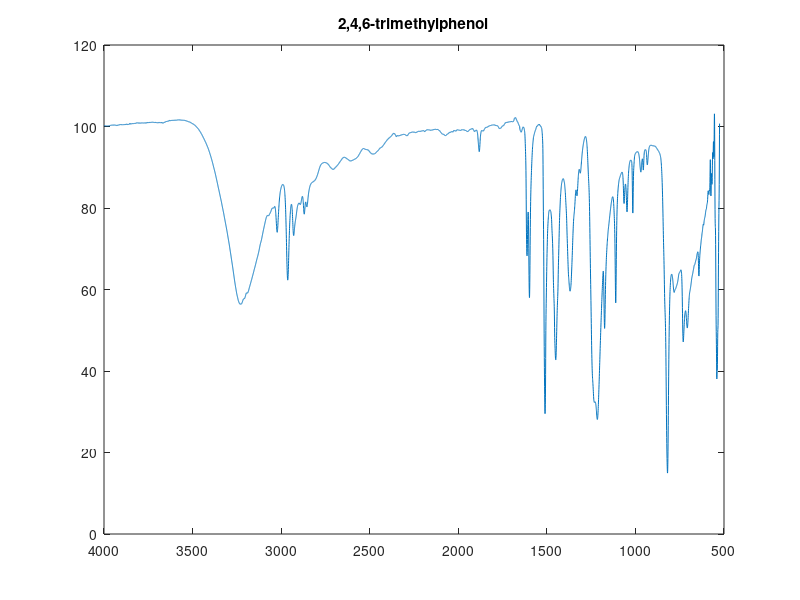
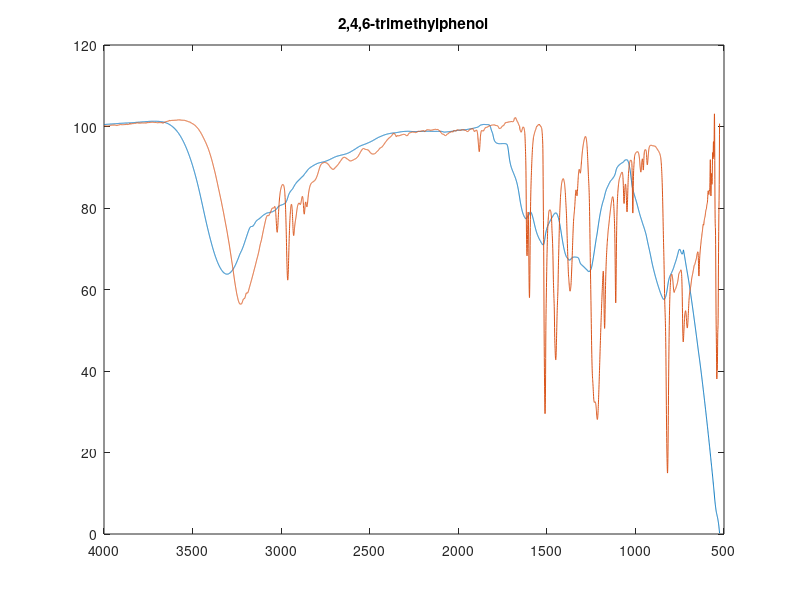
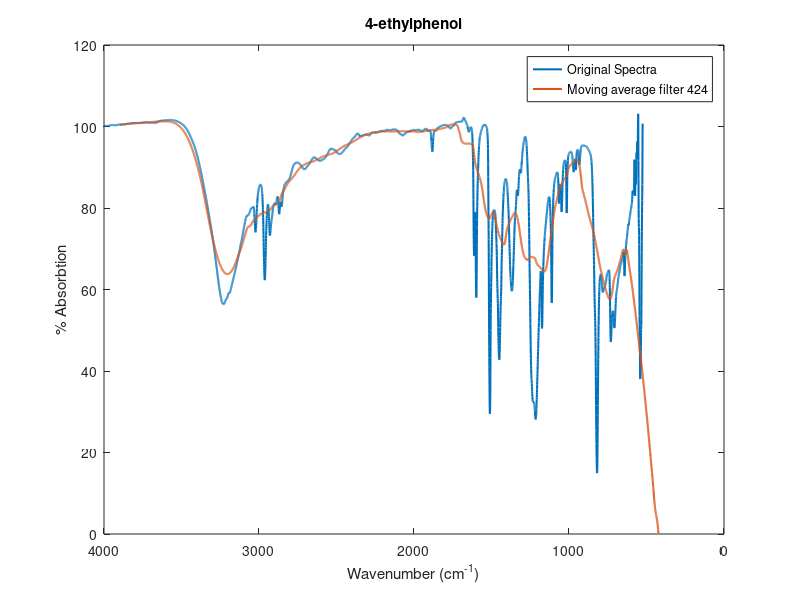

Write the MATLAB code that produced these figures, in order. (Note: this script raises an error after producing the figures.)
% This is an m-file to perfrom signal smoothing

% Reading in our IR Spectra
% The first column is the associated wavelength for each transmittance. The
% second column is the % transmittance 
Spectra = csvread('4-ethylphenol.CSV');

% There is alot of useless information in these files. Therefore we are
% going to trim the beginning of the data set
[A,B] = size(Spectra);
while Spectra(1,2) == 0
    Spectra(1,:) = [];
end
[A,B] = size(Spectra);
Spectra(A,:) = [];

% Re-compute the size of Spectra and generate a random vecotor for noise
% incorporation
[A,B] = size(Spectra);

% Plot the original Spectra for 2-4-6-trimethylphenol and Detail
% Coefficients
figure;
plot(Spectra(:,1),Spectra(:,2));
hold on
title('2,4,6-trimethylphenol');
set(gca,'xdir','reverse') % Flip the xscale to go from biggest to smallest

% Perform signal smoothing
piece = 424;
smooth = ones(1,piece)/piece;
smoothsignal = filter(smooth,1,Spectra(:,2));

% Plot the original and smoothed signal
figure;
plot(Spectra(:,1),[smoothsignal Spectra(:,2)]);
title('2,4,6-trimethylphenol');
set(gca,'xdir','reverse') % Flip the xscale to go from biggest to smallest

% Adjust for filter delay
fdelay = (Spectra(piece,1)-Spectra(1,1))/2;
figure;
plot(Spectra(:,1),Spectra(:,2),'linewidth',1.5);
hold on
plot(Spectra(:,1)-fdelay, smoothsignal,'linewidth',1.5);
title('4-ethylphenol');
set(gca,'xdir','reverse') % Flip the xscale to go from biggest to smallest
legend('Original Spectra','Moving average filter 424');
xlabel('Wavenumber (cm^-^1)');
ylabel('% Absorbtion');

% Update the smoothed Spectra
Spectra2 = [Spectra(:,1)-fdelay, smoothsignal];

% Perform peak detection using UHWT
% Perform n iterations of the Undecimated Transform and plot the result
[MLow2,MHigh2] = UHWT1D(Spectra2(:,2),100);

signdetect = [];
for i = 1:100
    posneg = sign(MHigh2(:,i));
    signdetect = [signdetect, posneg];
end

% This finds the peaks at each iteration of the transform
index = [];
for i = 100:-1:1
    count = 1;
    for j = 1:A-1
        if signdetect(j,i) == 1 && signdetect(j+1,i) == -1
            index(count,i) = j+1;
            count = count + 1;
        end
    end
    b(i) = count-1;
end

% Find the closest index values
Nindex = [];
count = 1;
for i = 1: b(100)
    col = 100;
    temp = index(i,col);
    while col ~= 1
        sub = abs(temp - index(:,col-1));
        minimum = min(sub);
        new = find(sub==minimum);
        temp = index(new,col-1);
        col = col - 1;
    end
    Nindex(count) = temp;
    count = count + 1;
end

% Get the peak values from the original spectra
for i = 1: length(Nindex)
    Npeaks(i,:) = Spectra2(Nindex(i),:);
end        

% Plot the spectra and the found peaks
figure;
plot(Spectra2(:,1),Spectra2(:,2));
hold on
scatter(Npeaks(:,1),Npeaks(:,2));
title('2,4,6-trimethylphenol and peak detection 100 iterations');
set(gca,'xdir','reverse') % Flip the xscale to go from biggest to smallest

